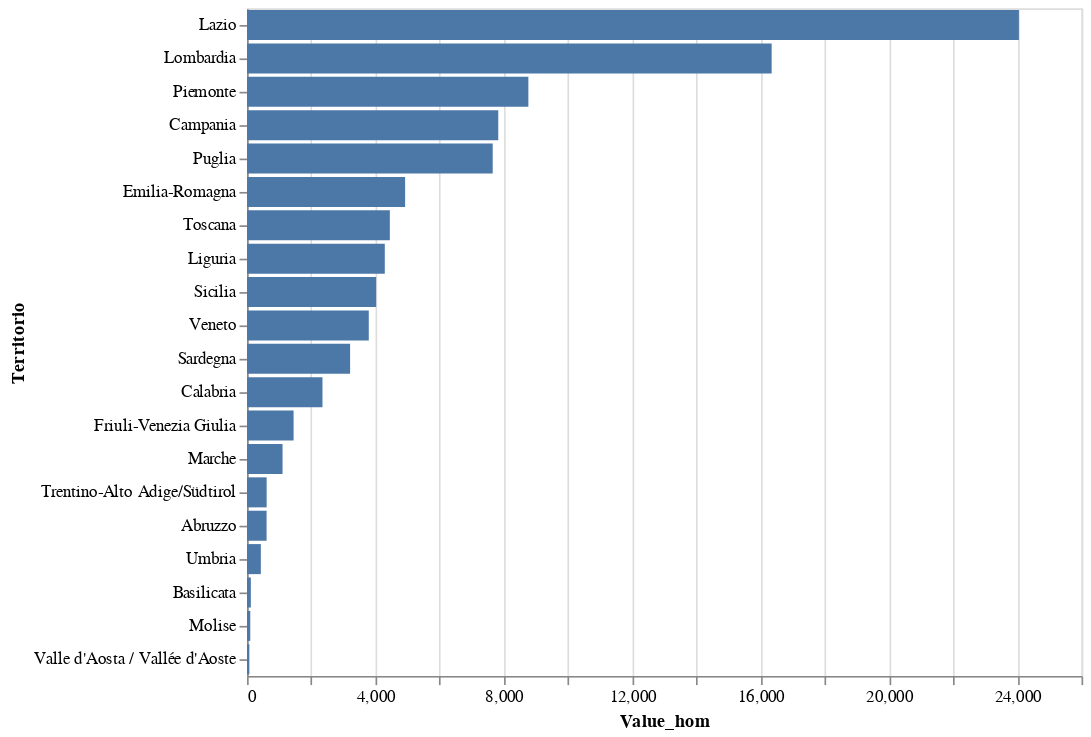

The notebook cell saved with this chart:
### Code cell
alt.Chart(df3).mark_bar().encode(
    y = alt.Y('Territorio', sort='-x'),
    x = alt.X('Value_hom'),
   
).properties(width=500)

### Figure 1 — Vega-Lite specification as saved in the notebook (floating-point values rounded to 4 significant figures)
{"config": {"view": {"continuousWidth": 400, "continuousHeight": 300}}, "data": {"name": "data-62d945355fd3ffa919542aaa5103a995"}, "mark": "bar", "encoding": {"x": {"field": "Value_hom", "type": "quantitative"}, "y": {"field": "Territorio", "sort": "-x", "type": "nominal"}}, "width": 500, "$schema": "https://vega.github.io/schema/vega-lite/v4.17.0.json", "datasets": {"data-62d945355fd3ffa919542aaa5103a995": [{"ITTER107": "ITF4", "Value_pop": 3922941, "Territorio": "Puglia", "Value_hom": 7655, "Ratio": 1.951}, {"ITTER107": "ITF3", "Value_pop": 5624420, "Territorio": "Campania", "Value_hom": 7828, "Ratio": 1.392}, {"ITTER107": "ITE4", "Value_pop": 5714882, "Territorio": "Lazio", "Value_hom": 24049, "Ratio": 4.208}, {"ITTER107": "ITC3", "Value_pop": 1509227, "Territorio": "Liguria", "Value_hom": 4293, "Ratio": 2.845}, {"ITTER107": "ITE2", "Value_pop": 858812, "Territorio": "Umbria", "Value_hom": 431, "Ratio": 0.5019}, {"ITTER107": "ITF5", "Value_pop": 541168, "Territorio": "Basilicata", "Value_hom": 119, "Ratio": 0.2199}, {"ITTER107": "ITE1", "Value_pop": 3663191, "Territorio": "Toscana", "Value_hom": 4450, "Ratio": 1.215}, {"ITTER107": "ITD5", "Value_pop": 4425366, "Territorio": "Emilia-Romagna", "Value_hom": 4926, "Ratio": 1.113}, {"ITTER107": "ITD3", "Value_pop": 4847745, "Territorio": "Veneto", "Value_hom": 3794, "Ratio": 0.7826}, {"ITTER107": "ITF2", "Value_pop": 292150, "Territorio": "Molise", "Value_hom": 101, "Ratio": 0.3457}, {"ITTER107": "ITC4", "Value_pop": 9943004, "Territorio": "Lombardia", "Value_hom": 16346, "Ratio": 1.644}, {"ITTER107": "ITF1", "Value_pop": 1275950, "Territorio": "Abruzzo", "Value_hom": 610, "Ratio": 0.4781}, {"ITTER107": "ITF6", "Value_pop": 1855454, "Territorio": "Calabria", "Value_hom": 2351, "Ratio": 1.267}, {"ITTER107": "ITG1", "Value_pop": 4833329, "Territorio": "Sicilia", "Value_hom": 4023, "Ratio": 0.8323}, {"ITTER107": "ITG2", "Value_pop": 1587413, "Territorio": "Sardegna", "Value_hom": 3212, "Ratio": 2.023}, {"ITTER107": "ITC1", "Value_pop": 4256350, "Territorio": "Piemonte", "Value_hom": 8766, "Ratio": 2.06}, {"ITTER107": "ITE3", "Value_pop": 1487150, "Territorio": "Marche", "Value_hom": 1107, "Ratio": 0.7444}, {"ITTER107": "ITC2", "Value_pop": 123360, "Territorio": "Valle d'Aosta / Vallée d'Aoste", "Value_hom": 73, "Ratio": 0.5918}, {"ITTER107": "ITD4", "Value_pop": 1194647, "Territorio": "Friuli-Venezia Giulia", "Value_hom": 1451, "Ratio": 1.215}, {"ITTER107": "ITDA", "Value_pop": 1073574, "Territorio": "Trentino-Alto Adige/Südtirol", "Value_hom": 612, "Ratio": 0.5701}]}}
